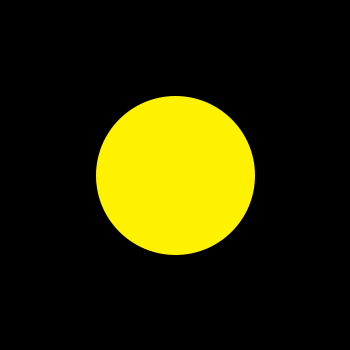
#> input picture circ_1.jpg, 350 x 350 px, found by its file name
$ python -i detect_color.py   (imports and definitions only)   (older library calls are emulated)
#> lines starting #> are read from the running program, lines starting #| are printed output that depends on the picture; after the words box and inside, x2 and y2 are one past the last pixel; in counts of white or black regions, pixels touching at a corner belong together
import cv2
import numpy as np
from os.path import dirname, join, realpath

FIND_FOLDER = join(dirname(realpath(__file__)), 'static/images/')
COLOR_OUTPUT = join(dirname(realpath(__file__)), 'static/color_output/')


def color_det(filename):
#> called with filename = 'circ_1.jpg'
    while (1):

        img = cv2.imread(FIND_FOLDER + filename)
#> img is the input picture: shape (350, 350, 3); mean B, G, R 0, 39.2, 41.2
        hsv = cv2.cvtColor(img, cv2.COLOR_BGR2HSV)
#> hsv: shape (350, 350, 3); mean H, S, V 5.4, 43.9, 41.2

        # definig the range of red color
        red_lower = np.array([136, 87, 111], np.uint8)
        red_upper = np.array([180, 255, 255], np.uint8)

        # defining the Range of Blue color
        blue_lower = np.array([99, 115, 150], np.uint8)
        blue_upper = np.array([110, 255, 255], np.uint8)

        # defining the Range of yellow color
        yellow_lower = np.array([22, 60, 200], np.uint8)
        yellow_upper = np.array([60, 255, 255], np.uint8)

        green_lower = np.array([65,60,60],  np.uint8)
        green_upper =np.array([80,255,255],  np.uint8)

        white_lower = np.array([255, 255, 255], np.uint8)
        white_upper = np.array([255, 255, 255], np.uint8)

        # finding the range  of red,blue, green and yellow color in the image
        red = cv2.inRange(hsv, red_lower, red_upper)
#> red: shape (350, 350); every value is 0
        blue = cv2.inRange(hsv, blue_lower, blue_upper)
        yellow = cv2.inRange(hsv, yellow_lower, yellow_upper)
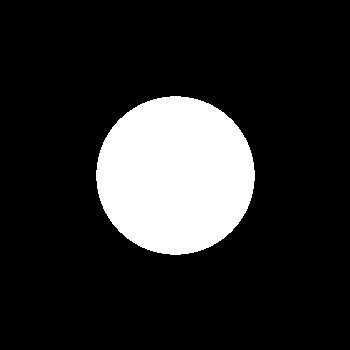
#> yellow: shape (350, 350); 16.1% white; 1 white region, box (x1, y1, x2, y2) and area: (96, 96, 255, 255) 19727
        green = cv2.inRange(hsv,green_lower,green_upper)
        white= cv2.inRange(hsv, white_lower, white_upper)

        # Morphological transformation, Dilation
        kernal = np.ones((5, 5), "uint8")

        red = cv2.dilate(red, kernal)
        res = cv2.bitwise_and(img, img, mask=red)
#> res: shape (350, 350, 3); every value is 0

        blue = cv2.dilate(blue, kernal)
        res1 = cv2.bitwise_and(img, img, mask=blue)

        yellow = cv2.dilate(yellow, kernal)
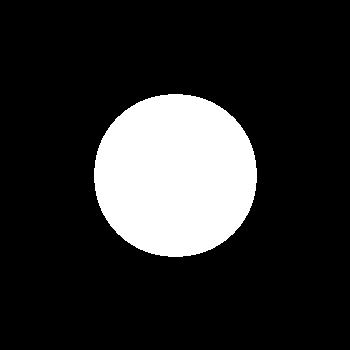
#> yellow: shape (350, 350); 17.2% white; 1 white region
        res2 = cv2.bitwise_and(img, img, mask=yellow)

        green = cv2.dilate(green, kernal)
        res2 = cv2.bitwise_and(img, img, mask=green)


        white = cv2.dilate(white, kernal)
        res2 = cv2.bitwise_and(img, img, mask=white)

        # Tracking the Red Color
        (ti, contours, hierarchy) = cv2.findContours(red, cv2.RETR_TREE, cv2.CHAIN_APPROX_SIMPLE)
#> contours = []
        # cv2.findContours(red, cv2.RETR_TREE, cv2.CHAIN_APPROX_SIMPLE[, contours[, hierarchy[, offset]]])
        for pic, contour in enumerate(contours):
            area = cv2.contourArea(contour)
            if (area > 300):
                x, y, w, h = cv2.boundingRect(contour)
                img = cv2.rectangle(img, (x, y), (x + w, y + h), (0, 0, 255), 2)
                cv2.putText(img, "RED", (x, y), cv2.FONT_HERSHEY_SIMPLEX, 0.5, (255, 255, 255), 2)
#> this loop made 0 passes

                # Tracking the Blue Color
        (ti, contours, hierarchy) = cv2.findContours(blue, cv2.RETR_TREE, cv2.CHAIN_APPROX_SIMPLE)
        for pic, contour in enumerate(contours):
            area = cv2.contourArea(contour)
            if (area > 300):
                x, y, w, h = cv2.boundingRect(contour)
                img = cv2.rectangle(img, (x, y), (x + w, y + h), (255, 0, 0), 2)
                cv2.putText(img, "BLUE", (x, y), cv2.FONT_HERSHEY_SIMPLEX,0.5, (255, 255, 255), 2)


        (ti, contours, hierarchy) = cv2.findContours(yellow, cv2.RETR_TREE, cv2.CHAIN_APPROX_SIMPLE)
#> contours = 1 contour; box (x1, y1, x2, y2) and area: (94, 94, 257, 257) 20782
        for pic, contour in enumerate(contours):
            area = cv2.contourArea(contour)
            if (area > 300):
                x, y, w, h = cv2.boundingRect(contour)
                img = cv2.rectangle(img, (x, y), (x + w, y + h), (0,255,255), 2)
                cv2.putText(img, "YELLOW", (x, y), cv2.FONT_HERSHEY_SIMPLEX,0.5, (255, 255, 255), 2)
#> this loop made 1 pass
#> (pic, area, x, y, w, h) on pass 1: (0, 20782, 94, 94, 163, 163)
#> pass 1, in color_det, `img = cv2.rectangle(img, (x, y), (x + w, y + h), (0,255,255), 2)`:
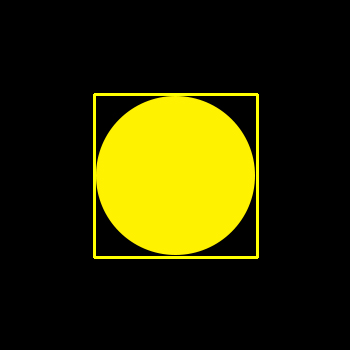
#> img: shape (350, 350, 3); 1.59% of pixels changed, all inside (x1, y1, x2, y2) = (93, 93, 259, 259)
#> after the loop:
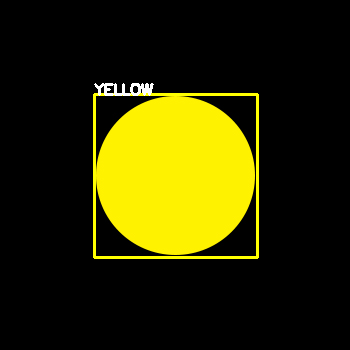
#> img: shape (350, 350, 3); 0.36% of pixels changed, all inside (x1, y1, x2, y2) = (94, 83, 154, 96)

        (ti, contours, hierarchy) = cv2.findContours(green, cv2.RETR_TREE, cv2.CHAIN_APPROX_SIMPLE)
#> contours = []
        for pic, contour in enumerate(contours):
            area = cv2.contourArea(contour)
            if (area > 300):
                x, y, w, h = cv2.boundingRect(contour)
                img = cv2.rectangle(img, (x, y), (x + w, y + h), (0, 255, 0), 2)
                cv2.putText(img, "GREEN", (x, y), cv2.FONT_HERSHEY_SIMPLEX, 0.5, (255, 255, 255), 2)


        (ti, contours, hierarchy) = cv2.findContours(white, cv2.RETR_TREE, cv2.CHAIN_APPROX_SIMPLE)
        for pic, contour in enumerate(contours):
            area = cv2.contourArea(contour)
            if (area > 300):
                x, y, w, h = cv2.boundingRect(contour)
                img = cv2.rectangle(img, (x, y), (x + w, y + h), (0, 255, 0), 2)
                cv2.putText(img, "WHITE", (x, y), cv2.FONT_HERSHEY_SIMPLEX, 0.5, (255, 255, 255), 2)

        # cv2.imshow("Redcolour",red)
        # cv2.imshow("Color Tracking", img)
        cv2.imwrite(COLOR_OUTPUT + filename, img)
        cv2.waitKey(0)

        break

>>> result = color_det('circ_1.jpg')

$ run again, on colors-2.jpg
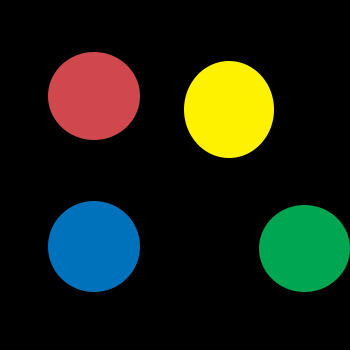
#> input picture colors-2.jpg, 350 x 350 px, found by its file name
#> in color_det, img is the input picture: shape (350, 350, 3); mean B, G, R 18.3, 31.8, 25
#> hsv: shape (350, 350, 3); mean H, S, V 22.1, 57, 43.5
#> white: shape (350, 350); every value is 0
#> in color_det, `(ti, contours, hierarchy) = cv2.findContours(red, cv2.RETR_TREE, cv2.C..`: contours = 1 contour; box (x1, y1, x2, y2) and area: (46, 50, 142, 142) 6948
#> the loop in color_det, `for pic, contour in enumerate(contours):` made 1 pass
#> (pic, area, x, y, w, h) on pass 1: (0, 6948, 46, 50, 96, 92)
#> in color_det, `(ti, contours, hierarchy) = cv2.findContours(blue, cv2.RETR_TREE, cv2...`: contours = 1 contour; box (x1, y1, x2, y2) and area: (46, 199, 142, 294) 7099
#> the loop in color_det, `for pic, contour in enumerate(contours):` made 1 pass
#> (pic, area, x, y, w, h) on pass 1: (0, 7099, 46, 199, 96, 95)
#> in color_det, `(ti, contours, hierarchy) = cv2.findContours(yellow, cv2.RETR_TREE, cv..`: contours = 1 contour; box (x1, y1, x2, y2) and area: (182, 59, 276, 160) 7408
#> the loop in color_det, `for pic, contour in enumerate(contours):` made 1 pass
#> (pic, area, x, y, w, h) on pass 1: (0, 7408, 182, 59, 94, 101)
#> after the loop in color_det, `for pic, contour in enumerate(contours):`:
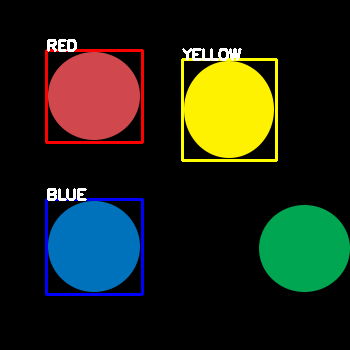
#> img: shape (350, 350, 3); mean B, G, R 22.6, 36.1, 31.6
#> in color_det, `(ti, contours, hierarchy) = cv2.findContours(green, cv2.RETR_TREE, cv2..`: contours = 1 contour; box (x1, y1, x2, y2) and area: (257, 203, 350, 294) 6804
#> the loop in color_det, `for pic, contour in enumerate(contours):` made 1 pass
#> (pic, area, x, y, w, h) on pass 1: (0, 6804, 257, 203, 93, 91)
#> after the loop in color_det, `for pic, contour in enumerate(contours):`:
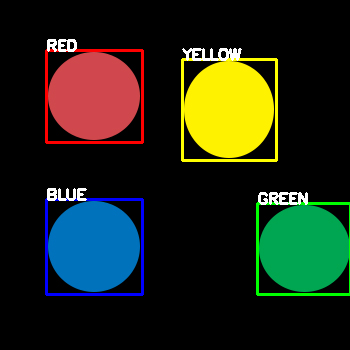
#> img: shape (350, 350, 3); mean B, G, R 23.5, 38.7, 32.5
#> in color_det, `(ti, contours, hierarchy) = cv2.findContours(white, cv2.RETR_TREE, cv2..`: contours = []
